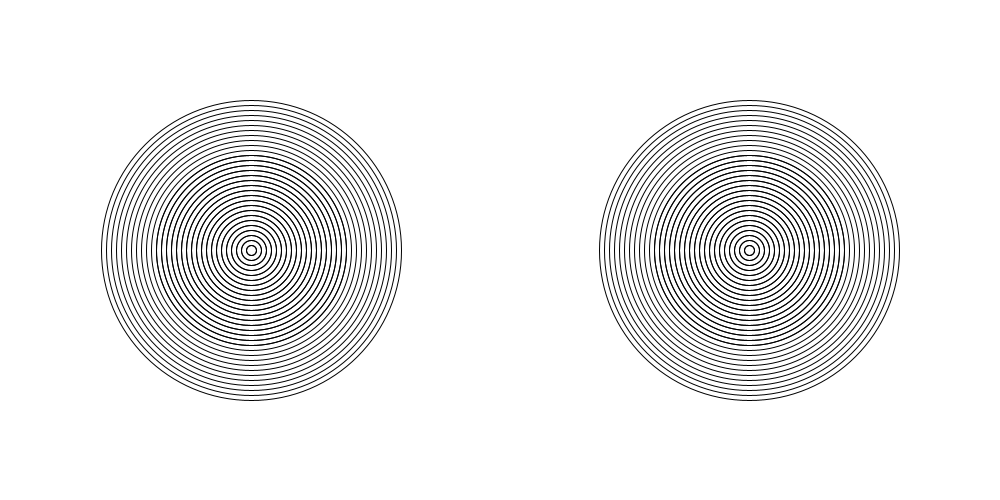
Frame 1 (no input)
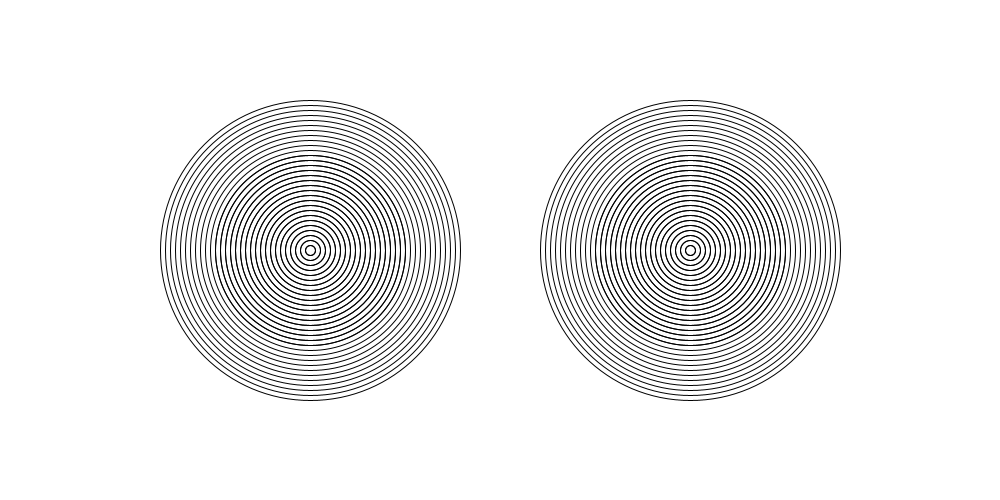
Frame 60 (the mouse pressed at the canvas centre just before this capture)
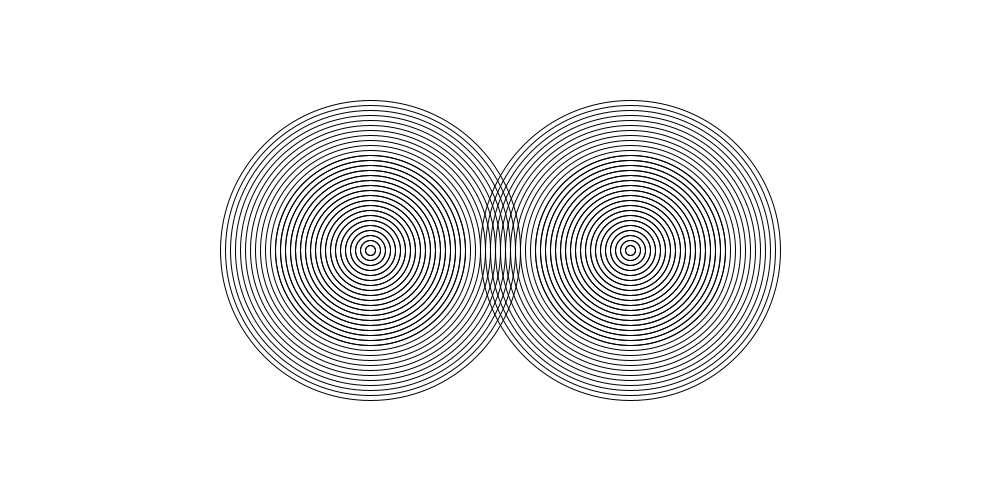
Frame 120 (the mouse held since frame 60 and released just before this capture)

The Processing sketch that drew these frames (run headless with seeded random() and noise(); from frame 60 on, the mouse is pressed at the canvas centre):

// Processing sketch: amazing_rings
// ── amazing_rings.pde
int a = 250;
int b = 750;

int toggle = 1;
void setup(){
 size(1000,500); 
}

void draw(){
  if (a < 1000 && b > 0 && toggle == 1){
  a = a + 1;
  b = b - 1;
  }
  if (a == 1000 && b == 0){
    toggle = 0;
  }
  if (a > 0 && b < 1000 && toggle == 0){
    a--;
    b++;
  }
   if (a == 0 && b == 1000 && toggle == 0 ){
     toggle = 1;
   }
  
  background(255,255,255);
 rings(a, 250); 
 rings(b, 250);
} 


void rings(int x, int y){
int w = 200;
int h = 200;
    for (int i = 0; i < 50; i++){
    if (i % 2 == 0) {
         w = w - 10;
         h = h - 10;
         noFill();
         ellipse (x, y, w, h);
    }
    else {
         h = h - 10;
          w = w - 10;
          noFill();
         ellipse (x, y, w, h);
    }
  }
}
